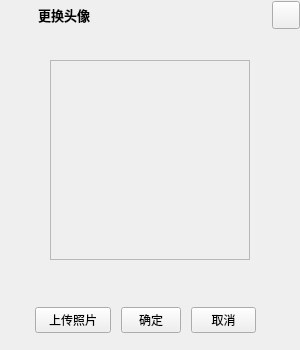
<?xml version="1.0" encoding="UTF-8"?>
<ui version="4.0">
 <class>ChangeAvatarWidget</class>
 <widget class="QWidget" name="ChangeAvatarWidget">
  <property name="geometry">
   <rect>
    <x>0</x>
    <y>0</y>
    <width>300</width>
    <height>350</height>
   </rect>
  </property>
  <property name="minimumSize">
   <size>
    <width>300</width>
    <height>350</height>
   </size>
  </property>
  <property name="maximumSize">
   <size>
    <width>300</width>
    <height>350</height>
   </size>
  </property>
  <property name="windowTitle">
   <string>更换头像</string>
  </property>
  <layout class="QVBoxLayout" name="verticalLayout">
   <property name="spacing">
    <number>0</number>
   </property>
   <property name="leftMargin">
    <number>0</number>
   </property>
   <property name="topMargin">
    <number>0</number>
   </property>
   <property name="rightMargin">
    <number>0</number>
   </property>
   <property name="bottomMargin">
    <number>0</number>
   </property>
   <item>
    <widget class="QWidget" name="widget" native="true">
     <property name="sizePolicy">
      <sizepolicy hsizetype="Expanding" vsizetype="Preferred">
       <horstretch>0</horstretch>
       <verstretch>0</verstretch>
      </sizepolicy>
     </property>
     <property name="minimumSize">
      <size>
       <width>0</width>
       <height>30</height>
      </size>
     </property>
     <property name="maximumSize">
      <size>
       <width>16777215</width>
       <height>30</height>
      </size>
     </property>
     <layout class="QHBoxLayout" name="horizontalLayout">
      <property name="spacing">
       <number>6</number>
      </property>
      <property name="leftMargin">
       <number>6</number>
      </property>
      <property name="topMargin">
       <number>0</number>
      </property>
      <property name="rightMargin">
       <number>0</number>
      </property>
      <property name="bottomMargin">
       <number>0</number>
      </property>
      <item>
       <widget class="QLabel" name="iconLabel">
        <property name="sizePolicy">
         <sizepolicy hsizetype="Fixed" vsizetype="Fixed">
          <horstretch>0</horstretch>
          <verstretch>0</verstretch>
         </sizepolicy>
        </property>
        <property name="minimumSize">
         <size>
          <width>26</width>
          <height>26</height>
         </size>
        </property>
        <property name="maximumSize">
         <size>
          <width>26</width>
          <height>26</height>
         </size>
        </property>
        <property name="text">
         <string/>
        </property>
       </widget>
      </item>
      <item>
       <widget class="QLabel" name="titleLabel">
        <property name="sizePolicy">
         <sizepolicy hsizetype="Expanding" vsizetype="Preferred">
          <horstretch>0</horstretch>
          <verstretch>0</verstretch>
         </sizepolicy>
        </property>
        <property name="font">
         <font>
          <family>微软雅黑</family>
          <pointsize>10</pointsize>
          <weight>75</weight>
          <italic>false</italic>
          <bold>true</bold>
         </font>
        </property>
        <property name="text">
         <string>更换头像</string>
        </property>
       </widget>
      </item>
      <item>
       <widget class="QPushButton" name="closeBtn">
        <property name="sizePolicy">
         <sizepolicy hsizetype="Fixed" vsizetype="Fixed">
          <horstretch>0</horstretch>
          <verstretch>0</verstretch>
         </sizepolicy>
        </property>
        <property name="minimumSize">
         <size>
          <width>28</width>
          <height>28</height>
         </size>
        </property>
        <property name="maximumSize">
         <size>
          <width>28</width>
          <height>28</height>
         </size>
        </property>
        <property name="text">
         <string/>
        </property>
       </widget>
      </item>
     </layout>
    </widget>
   </item>
   <item>
    <widget class="QWidget" name="widget_2" native="true">
     <property name="minimumSize">
      <size>
       <width>0</width>
       <height>0</height>
      </size>
     </property>
     <property name="maximumSize">
      <size>
       <width>10000</width>
       <height>10000</height>
      </size>
     </property>
     <property name="font">
      <font>
       <family>微软雅黑</family>
       <pointsize>6</pointsize>
      </font>
     </property>
     <layout class="QHBoxLayout" name="horizontalLayout_4">
      <property name="spacing">
       <number>0</number>
      </property>
      <property name="leftMargin">
       <number>0</number>
      </property>
      <property name="topMargin">
       <number>0</number>
      </property>
      <property name="rightMargin">
       <number>0</number>
      </property>
      <property name="bottomMargin">
       <number>0</number>
      </property>
      <item>
       <widget class="QScrollArea" name="scrollArea">
        <property name="minimumSize">
         <size>
          <width>200</width>
          <height>200</height>
         </size>
        </property>
        <property name="maximumSize">
         <size>
          <width>200</width>
          <height>200</height>
         </size>
        </property>
        <property name="cursor" stdset="0">
         <cursorShape>ArrowCursor</cursorShape>
        </property>
        <property name="verticalScrollBarPolicy">
         <enum>Qt::ScrollBarAlwaysOff</enum>
        </property>
        <property name="horizontalScrollBarPolicy">
         <enum>Qt::ScrollBarAlwaysOff</enum>
        </property>
        <property name="widgetResizable">
         <bool>true</bool>
        </property>
        <widget class="QWidget" name="scrollAreaWidgetContents">
         <property name="geometry">
          <rect>
           <x>0</x>
           <y>0</y>
           <width>1000</width>
           <height>1000</height>
          </rect>
         </property>
         <property name="cursor">
          <cursorShape>PointingHandCursor</cursorShape>
         </property>
         <layout class="QHBoxLayout" name="horizontalLayout_3">
          <property name="spacing">
           <number>0</number>
          </property>
          <property name="leftMargin">
           <number>0</number>
          </property>
          <property name="topMargin">
           <number>0</number>
          </property>
          <property name="rightMargin">
           <number>0</number>
          </property>
          <property name="bottomMargin">
           <number>0</number>
          </property>
          <item>
           <widget class="QLabel" name="headerLabel">
            <property name="sizePolicy">
             <sizepolicy hsizetype="Fixed" vsizetype="Fixed">
              <horstretch>0</horstretch>
              <verstretch>0</verstretch>
             </sizepolicy>
            </property>
            <property name="minimumSize">
             <size>
              <width>1000</width>
              <height>1000</height>
             </size>
            </property>
            <property name="text">
             <string/>
            </property>
            <property name="scaledContents">
             <bool>true</bool>
            </property>
           </widget>
          </item>
         </layout>
        </widget>
       </widget>
      </item>
     </layout>
    </widget>
   </item>
   <item>
    <widget class="QWidget" name="widget_4" native="true">
     <property name="minimumSize">
      <size>
       <width>0</width>
       <height>60</height>
      </size>
     </property>
     <layout class="QHBoxLayout" name="horizontalLayout_2">
      <property name="spacing">
       <number>10</number>
      </property>
      <property name="leftMargin">
       <number>0</number>
      </property>
      <property name="topMargin">
       <number>0</number>
      </property>
      <property name="rightMargin">
       <number>44</number>
      </property>
      <property name="bottomMargin">
       <number>0</number>
      </property>
      <item>
       <spacer name="horizontalSpacer">
        <property name="orientation">
         <enum>Qt::Horizontal</enum>
        </property>
        <property name="sizeHint" stdset="0">
         <size>
          <width>40</width>
          <height>20</height>
         </size>
        </property>
       </spacer>
      </item>
      <item>
       <widget class="QPushButton" name="uploadBtn">
        <property name="sizePolicy">
         <sizepolicy hsizetype="Minimum" vsizetype="Minimum">
          <horstretch>0</horstretch>
          <verstretch>0</verstretch>
         </sizepolicy>
        </property>
        <property name="minimumSize">
         <size>
          <width>60</width>
          <height>26</height>
         </size>
        </property>
        <property name="maximumSize">
         <size>
          <width>16777215</width>
          <height>26</height>
         </size>
        </property>
        <property name="font">
         <font>
          <family>微软雅黑</family>
         </font>
        </property>
        <property name="text">
         <string>上传照片</string>
        </property>
       </widget>
      </item>
      <item>
       <widget class="QPushButton" name="confirmBtn">
        <property name="sizePolicy">
         <sizepolicy hsizetype="Maximum" vsizetype="Maximum">
          <horstretch>0</horstretch>
          <verstretch>0</verstretch>
         </sizepolicy>
        </property>
        <property name="minimumSize">
         <size>
          <width>60</width>
          <height>0</height>
         </size>
        </property>
        <property name="maximumSize">
         <size>
          <width>60</width>
          <height>26</height>
         </size>
        </property>
        <property name="font">
         <font>
          <family>微软雅黑</family>
         </font>
        </property>
        <property name="text">
         <string>确定</string>
        </property>
       </widget>
      </item>
      <item>
       <widget class="QPushButton" name="cancelBtn">
        <property name="sizePolicy">
         <sizepolicy hsizetype="Maximum" vsizetype="Maximum">
          <horstretch>0</horstretch>
          <verstretch>0</verstretch>
         </sizepolicy>
        </property>
        <property name="minimumSize">
         <size>
          <width>60</width>
          <height>26</height>
         </size>
        </property>
        <property name="maximumSize">
         <size>
          <width>70</width>
          <height>26</height>
         </size>
        </property>
        <property name="font">
         <font>
          <family>微软雅黑</family>
         </font>
        </property>
        <property name="text">
         <string>取消</string>
        </property>
       </widget>
      </item>
     </layout>
    </widget>
   </item>
  </layout>
 </widget>
 <layoutdefault spacing="6" margin="11"/>
 <resources>
  <include location="../../IMClientChatMain/imclientchatmain.qrc"/>
 </resources>
 <connections/>
</ui>
